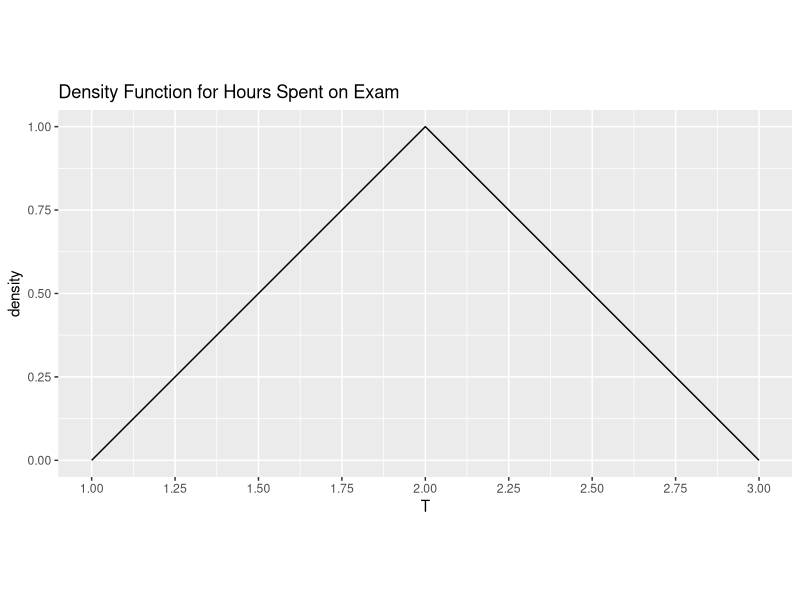

Reproduce this figure in R.
## ---- chunk 1
library(ggplot2)
t <- seq(1, 3, by = 0.1)
p <- ifelse(t <= 2, t - 1, 3 - t)
density_df <- data.frame(t, p)
ggplot(density_df, aes(x = t, y = p))+
  geom_line()+
  labs(x = "T", y = "density", title = "Density Function for Hours Spent on Exam")+
  coord_fixed()+
  scale_x_continuous(breaks = seq(1, 3, by = 0.25))
